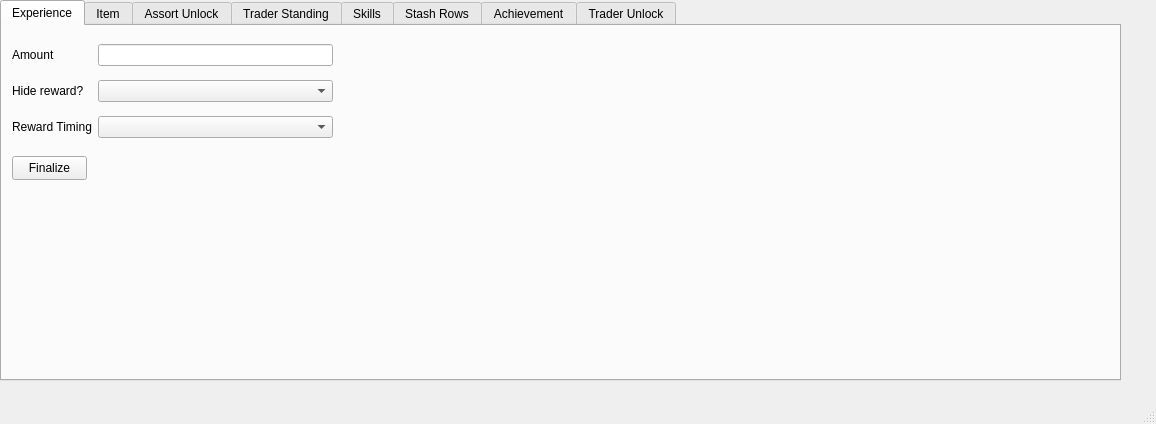
<?xml version="1.0" encoding="UTF-8"?>
<ui version="4.0">
 <class>rewardBuilder</class>
 <widget class="QMainWindow" name="rewardBuilder">
  <property name="geometry">
   <rect>
    <x>0</x>
    <y>0</y>
    <width>1156</width>
    <height>424</height>
   </rect>
  </property>
  <property name="windowTitle">
   <string>Reward Builder</string>
  </property>
  <widget class="QWidget" name="centralwidget">
   <widget class="QTabWidget" name="tabWidget">
    <property name="geometry">
     <rect>
      <x>0</x>
      <y>0</y>
      <width>1121</width>
      <height>381</height>
     </rect>
    </property>
    <property name="styleSheet">
     <string notr="true"/>
    </property>
    <property name="currentIndex">
     <number>0</number>
    </property>
    <widget class="QWidget" name="tab_9">
     <attribute name="title">
      <string>Experience</string>
     </attribute>
     <widget class="QWidget" name="gridLayoutWidget_2">
      <property name="geometry">
       <rect>
        <x>10</x>
        <y>10</y>
        <width>321</width>
        <height>111</height>
       </rect>
      </property>
      <layout class="QGridLayout" name="gridLayout_2">
       <item row="3" column="0">
        <widget class="QLabel" name="label_7">
         <property name="text">
          <string>Hide reward?</string>
         </property>
        </widget>
       </item>
       <item row="1" column="1">
        <widget class="QLineEdit" name="box_amount_exp"/>
       </item>
       <item row="3" column="1">
        <widget class="QComboBox" name="box_unknown_exp"/>
       </item>
       <item row="1" column="0">
        <widget class="QLabel" name="label_8">
         <property name="text">
          <string>Amount</string>
         </property>
        </widget>
       </item>
       <item row="4" column="0">
        <widget class="QLabel" name="label_2">
         <property name="text">
          <string>Reward Timing</string>
         </property>
        </widget>
       </item>
       <item row="4" column="1">
        <widget class="QComboBox" name="box_rewardtiming_exp"/>
       </item>
      </layout>
     </widget>
     <widget class="QPushButton" name="pb_finalize_exp">
      <property name="geometry">
       <rect>
        <x>10</x>
        <y>130</y>
        <width>75</width>
        <height>24</height>
       </rect>
      </property>
      <property name="text">
       <string>Finalize</string>
      </property>
     </widget>
    </widget>
    <widget class="QWidget" name="tab">
     <attribute name="title">
      <string>Item</string>
     </attribute>
     <widget class="QWidget" name="gridLayoutWidget_3">
      <property name="geometry">
       <rect>
        <x>10</x>
        <y>10</y>
        <width>301</width>
        <height>161</height>
       </rect>
      </property>
      <layout class="QGridLayout" name="gridLayout_3">
       <item row="3" column="1">
        <widget class="QComboBox" name="box_fir_item"/>
       </item>
       <item row="6" column="0">
        <widget class="QCheckBox" name="chk_target_specify_it">
         <property name="text">
          <string>Manually specify target:</string>
         </property>
        </widget>
       </item>
       <item row="3" column="0">
        <widget class="QLabel" name="label_3">
         <property name="text">
          <string>Found In Raid?</string>
         </property>
        </widget>
       </item>
       <item row="5" column="0">
        <widget class="QLabel" name="label_4">
         <property name="text">
          <string>Reward Timing</string>
         </property>
        </widget>
       </item>
       <item row="5" column="1">
        <widget class="QComboBox" name="box_rewardtiming_item"/>
       </item>
       <item row="2" column="0">
        <widget class="QLabel" name="label_11">
         <property name="text">
          <string>Value</string>
         </property>
        </widget>
       </item>
       <item row="6" column="1">
        <widget class="QLineEdit" name="fld_man_target_it"/>
       </item>
       <item row="2" column="1">
        <widget class="QSpinBox" name="box_value_item">
         <property name="maximum">
          <number>999999999</number>
         </property>
        </widget>
       </item>
       <item row="4" column="0">
        <widget class="QLabel" name="label_10">
         <property name="text">
          <string>Hide reward?</string>
         </property>
        </widget>
       </item>
       <item row="4" column="1">
        <widget class="QComboBox" name="box_unknown_item"/>
       </item>
      </layout>
     </widget>
     <widget class="QPushButton" name="pb_finalize_item">
      <property name="geometry">
       <rect>
        <x>10</x>
        <y>240</y>
        <width>75</width>
        <height>24</height>
       </rect>
      </property>
      <property name="text">
       <string>Finalize</string>
      </property>
     </widget>
     <widget class="QLabel" name="label_12">
      <property name="geometry">
       <rect>
        <x>330</x>
        <y>10</y>
        <width>49</width>
        <height>16</height>
       </rect>
      </property>
      <property name="text">
       <string>Items:</string>
      </property>
     </widget>
     <widget class="QWidget" name="gridLayoutWidget_8">
      <property name="geometry">
       <rect>
        <x>380</x>
        <y>190</y>
        <width>591</width>
        <height>151</height>
       </rect>
      </property>
      <layout class="QGridLayout" name="gridLayout_8">
       <item row="1" column="0">
        <widget class="QCheckBox" name="chk_slotid_item">
         <property name="text">
          <string>Use slotID:</string>
         </property>
        </widget>
       </item>
       <item row="0" column="0">
        <widget class="QLabel" name="label_30">
         <property name="text">
          <string>Item ID (_tpl):</string>
         </property>
        </widget>
       </item>
       <item row="5" column="0">
        <widget class="QCheckBox" name="chk_fir_item">
         <property name="text">
          <string>Found In Raid</string>
         </property>
         <property name="checked">
          <bool>true</bool>
         </property>
        </widget>
       </item>
       <item row="2" column="0">
        <widget class="QCheckBox" name="chk_parentid_item">
         <property name="text">
          <string>Use parentID:</string>
         </property>
        </widget>
       </item>
       <item row="2" column="2">
        <widget class="QLineEdit" name="fld_parentid_item"/>
       </item>
       <item row="4" column="2">
        <widget class="QSpinBox" name="box_soc_item">
         <property name="toolTip">
          <string>&lt;html&gt;&lt;head/&gt;&lt;body&gt;&lt;p&gt;&lt;br/&gt;&lt;/p&gt;&lt;/body&gt;&lt;/html&gt;</string>
         </property>
         <property name="maximum">
          <number>999999999</number>
         </property>
        </widget>
       </item>
       <item row="4" column="0">
        <widget class="QCheckBox" name="chk_soc_item">
         <property name="text">
          <string>Use StackObjectsCount:</string>
         </property>
         <property name="checked">
          <bool>true</bool>
         </property>
        </widget>
       </item>
       <item row="1" column="2">
        <widget class="QLineEdit" name="fld_slotid_item"/>
       </item>
       <item row="0" column="2">
        <widget class="QLineEdit" name="fld_utpl_item"/>
       </item>
      </layout>
     </widget>
     <widget class="QWidget" name="gridLayoutWidget_13">
      <property name="geometry">
       <rect>
        <x>334</x>
        <y>140</y>
        <width>711</width>
        <height>41</height>
       </rect>
      </property>
      <layout class="QGridLayout" name="gridLayout_13">
       <item row="0" column="0">
        <widget class="QPushButton" name="pb_remitem_item">
         <property name="text">
          <string>Remove Selected Item</string>
         </property>
        </widget>
       </item>
       <item row="0" column="1">
        <widget class="QPushButton" name="pb_additem_item">
         <property name="text">
          <string>Add Item</string>
         </property>
        </widget>
       </item>
      </layout>
     </widget>
     <widget class="QTableWidget" name="tb_item">
      <property name="geometry">
       <rect>
        <x>330</x>
        <y>30</y>
        <width>741</width>
        <height>91</height>
       </rect>
      </property>
      <property name="selectionBehavior">
       <enum>QAbstractItemView::SelectItems</enum>
      </property>
      <column>
       <property name="text">
        <string>_id</string>
       </property>
      </column>
      <column>
       <property name="text">
        <string>_tpl</string>
       </property>
      </column>
      <column>
       <property name="text">
        <string>SOC</string>
       </property>
      </column>
      <column>
       <property name="text">
        <string>parentId</string>
       </property>
      </column>
      <column>
       <property name="text">
        <string>slotId</string>
       </property>
      </column>
      <column>
       <property name="text">
        <string>fir</string>
       </property>
      </column>
     </widget>
     <widget class="QLabel" name="label_31">
      <property name="geometry">
       <rect>
        <x>10</x>
        <y>190</y>
        <width>241</width>
        <height>41</height>
       </rect>
      </property>
      <property name="text">
       <string>If not manually specified, the target will be the first ID in the item list.</string>
      </property>
      <property name="wordWrap">
       <bool>true</bool>
      </property>
     </widget>
    </widget>
    <widget class="QWidget" name="tab_2">
     <attribute name="title">
      <string>Assort Unlock</string>
     </attribute>
     <widget class="QWidget" name="gridLayoutWidget_4">
      <property name="geometry">
       <rect>
        <x>10</x>
        <y>10</y>
        <width>311</width>
        <height>151</height>
       </rect>
      </property>
      <layout class="QGridLayout" name="gridLayout_4">
       <item row="0" column="0">
        <widget class="QLabel" name="label_18">
         <property name="text">
          <string>Trader</string>
         </property>
        </widget>
       </item>
       <item row="4" column="1">
        <widget class="QComboBox" name="box_rewardtiming_asu"/>
       </item>
       <item row="4" column="0">
        <widget class="QLabel" name="label_25">
         <property name="text">
          <string>Reward Timing</string>
         </property>
        </widget>
       </item>
       <item row="1" column="1">
        <widget class="QSpinBox" name="box_loyalty_asu">
         <property name="maximum">
          <number>999999999</number>
         </property>
        </widget>
       </item>
       <item row="1" column="0">
        <widget class="QLabel" name="label_33">
         <property name="text">
          <string>Loyalty Level</string>
         </property>
        </widget>
       </item>
       <item row="0" column="1">
        <widget class="QComboBox" name="box_trader_asu"/>
       </item>
       <item row="2" column="0">
        <widget class="QLabel" name="label_13">
         <property name="text">
          <string>Hide reward?</string>
         </property>
        </widget>
       </item>
       <item row="2" column="1">
        <widget class="QComboBox" name="box_unknown_asu"/>
       </item>
       <item row="5" column="0">
        <widget class="QCheckBox" name="chk_target_specify_asu">
         <property name="text">
          <string>Manually specify target:</string>
         </property>
        </widget>
       </item>
       <item row="5" column="1">
        <widget class="QLineEdit" name="fld_man_target_asu"/>
       </item>
      </layout>
     </widget>
     <widget class="QLabel" name="label_17">
      <property name="geometry">
       <rect>
        <x>330</x>
        <y>10</y>
        <width>49</width>
        <height>16</height>
       </rect>
      </property>
      <property name="text">
       <string>Items:</string>
      </property>
     </widget>
     <widget class="QPushButton" name="pb_finalize_asu">
      <property name="geometry">
       <rect>
        <x>10</x>
        <y>220</y>
        <width>75</width>
        <height>24</height>
       </rect>
      </property>
      <property name="text">
       <string>Finalize</string>
      </property>
     </widget>
     <widget class="QWidget" name="gridLayoutWidget_11">
      <property name="geometry">
       <rect>
        <x>390</x>
        <y>190</y>
        <width>591</width>
        <height>141</height>
       </rect>
      </property>
      <layout class="QGridLayout" name="gridLayout_11">
       <item row="0" column="0">
        <widget class="QLabel" name="label_32">
         <property name="text">
          <string>Item ID (_tpl):</string>
         </property>
        </widget>
       </item>
       <item row="2" column="0">
        <widget class="QCheckBox" name="chk_parentid_asu">
         <property name="text">
          <string>Use parentID:</string>
         </property>
        </widget>
       </item>
       <item row="4" column="0">
        <widget class="QCheckBox" name="chk_fir_asu">
         <property name="text">
          <string>Found In Raid</string>
         </property>
         <property name="checked">
          <bool>true</bool>
         </property>
        </widget>
       </item>
       <item row="2" column="1">
        <widget class="QLineEdit" name="box_parentid_asu"/>
       </item>
       <item row="0" column="1">
        <widget class="QLineEdit" name="fld_utpl_asu"/>
       </item>
       <item row="3" column="1">
        <widget class="QSpinBox" name="box_soc_asu">
         <property name="maximum">
          <number>999999999</number>
         </property>
        </widget>
       </item>
       <item row="3" column="0">
        <widget class="QCheckBox" name="chk_soc_asu">
         <property name="text">
          <string>Use StackObjectsCount:</string>
         </property>
         <property name="checked">
          <bool>true</bool>
         </property>
        </widget>
       </item>
       <item row="1" column="1">
        <widget class="QLineEdit" name="box_slotid_asu"/>
       </item>
       <item row="1" column="0">
        <widget class="QCheckBox" name="chk_slotid_asu">
         <property name="text">
          <string>Use slotID:</string>
         </property>
        </widget>
       </item>
      </layout>
     </widget>
     <widget class="QWidget" name="gridLayoutWidget_14">
      <property name="geometry">
       <rect>
        <x>330</x>
        <y>140</y>
        <width>721</width>
        <height>51</height>
       </rect>
      </property>
      <layout class="QGridLayout" name="gridLayout_14">
       <item row="0" column="2">
        <widget class="QPushButton" name="pb_additem_asu">
         <property name="text">
          <string>Add Item</string>
         </property>
        </widget>
       </item>
       <item row="0" column="0">
        <widget class="QPushButton" name="pb_remitem_asu">
         <property name="text">
          <string>Remove Selected Item</string>
         </property>
        </widget>
       </item>
       <item row="0" column="1">
        <widget class="QPushButton" name="pb_load_fields_asu">
         <property name="text">
          <string>Load to Fields</string>
         </property>
        </widget>
       </item>
      </layout>
     </widget>
     <widget class="QTableWidget" name="tb_asu_item">
      <property name="geometry">
       <rect>
        <x>330</x>
        <y>30</y>
        <width>741</width>
        <height>91</height>
       </rect>
      </property>
      <property name="selectionBehavior">
       <enum>QAbstractItemView::SelectItems</enum>
      </property>
      <column>
       <property name="text">
        <string>_id</string>
       </property>
      </column>
      <column>
       <property name="text">
        <string>_tpl</string>
       </property>
      </column>
      <column>
       <property name="text">
        <string>SOC</string>
       </property>
      </column>
      <column>
       <property name="text">
        <string>parentId</string>
       </property>
      </column>
      <column>
       <property name="text">
        <string>slotId</string>
       </property>
      </column>
      <column>
       <property name="text">
        <string>fir</string>
       </property>
      </column>
     </widget>
     <widget class="QLabel" name="label">
      <property name="geometry">
       <rect>
        <x>10</x>
        <y>170</y>
        <width>241</width>
        <height>41</height>
       </rect>
      </property>
      <property name="text">
       <string>If not manually specified, the target will be the first ID in the item list.</string>
      </property>
      <property name="wordWrap">
       <bool>true</bool>
      </property>
     </widget>
    </widget>
    <widget class="QWidget" name="tab_5">
     <attribute name="title">
      <string>Trader Standing</string>
     </attribute>
     <widget class="QWidget" name="gridLayoutWidget_5">
      <property name="geometry">
       <rect>
        <x>10</x>
        <y>10</y>
        <width>261</width>
        <height>130</height>
       </rect>
      </property>
      <layout class="QGridLayout" name="gridLayout_5">
       <item row="0" column="0">
        <widget class="QLabel" name="label_14">
         <property name="text">
          <string>Trader</string>
         </property>
        </widget>
       </item>
       <item row="2" column="0">
        <widget class="QLabel" name="label_19">
         <property name="text">
          <string>Loyalty</string>
         </property>
        </widget>
       </item>
       <item row="3" column="0">
        <widget class="QLabel" name="label_15">
         <property name="text">
          <string>Hide reward?</string>
         </property>
        </widget>
       </item>
       <item row="3" column="2">
        <widget class="QComboBox" name="box_unknown_ts"/>
       </item>
       <item row="2" column="2">
        <widget class="QDoubleSpinBox" name="box_loyalty_ts">
         <property name="minimum">
          <double>-9999999999.989999771118164</double>
         </property>
         <property name="maximum">
          <double>9999999999.989999771118164</double>
         </property>
        </widget>
       </item>
       <item row="5" column="2">
        <widget class="QComboBox" name="box_rewardtiming_ts"/>
       </item>
       <item row="5" column="0">
        <widget class="QLabel" name="label_26">
         <property name="text">
          <string>Reward Timing</string>
         </property>
        </widget>
       </item>
       <item row="0" column="2">
        <widget class="QComboBox" name="box_trader_ts"/>
       </item>
      </layout>
     </widget>
     <widget class="QPushButton" name="pb_finalize_ts">
      <property name="geometry">
       <rect>
        <x>10</x>
        <y>150</y>
        <width>75</width>
        <height>24</height>
       </rect>
      </property>
      <property name="text">
       <string>Finalize</string>
      </property>
     </widget>
    </widget>
    <widget class="QWidget" name="tab_6">
     <attribute name="title">
      <string>Skills</string>
     </attribute>
     <widget class="QWidget" name="gridLayoutWidget_6">
      <property name="geometry">
       <rect>
        <x>10</x>
        <y>10</y>
        <width>351</width>
        <height>130</height>
       </rect>
      </property>
      <layout class="QGridLayout" name="gridLayout_6">
       <item row="0" column="0">
        <widget class="QLabel" name="label_20">
         <property name="text">
          <string>Skill</string>
         </property>
        </widget>
       </item>
       <item row="2" column="0">
        <widget class="QLabel" name="label_22">
         <property name="text">
          <string>Points</string>
         </property>
        </widget>
       </item>
       <item row="0" column="1">
        <widget class="QComboBox" name="box_skill_sk"/>
       </item>
       <item row="3" column="1">
        <widget class="QComboBox" name="box_unknown_sk"/>
       </item>
       <item row="2" column="1">
        <widget class="QSpinBox" name="box_points_sk">
         <property name="maximum">
          <number>999999999</number>
         </property>
        </widget>
       </item>
       <item row="3" column="0">
        <widget class="QLabel" name="label_21">
         <property name="text">
          <string>Hide reward?</string>
         </property>
        </widget>
       </item>
       <item row="4" column="0">
        <widget class="QLabel" name="label_27">
         <property name="text">
          <string>Reward Timing</string>
         </property>
        </widget>
       </item>
       <item row="4" column="1">
        <widget class="QComboBox" name="box_rewardtiming_sk"/>
       </item>
      </layout>
     </widget>
     <widget class="QPushButton" name="pb_finalize_sk">
      <property name="geometry">
       <rect>
        <x>10</x>
        <y>150</y>
        <width>75</width>
        <height>24</height>
       </rect>
      </property>
      <property name="text">
       <string>Finalize</string>
      </property>
     </widget>
    </widget>
    <widget class="QWidget" name="tab_7">
     <attribute name="title">
      <string>Stash Rows</string>
     </attribute>
     <widget class="QWidget" name="gridLayoutWidget_7">
      <property name="geometry">
       <rect>
        <x>10</x>
        <y>10</y>
        <width>271</width>
        <height>102</height>
       </rect>
      </property>
      <layout class="QGridLayout" name="gridLayout_7">
       <item row="1" column="0">
        <widget class="QLabel" name="label_24">
         <property name="text">
          <string>Number of Rows</string>
         </property>
        </widget>
       </item>
       <item row="2" column="1">
        <widget class="QComboBox" name="box_unknown_sr"/>
       </item>
       <item row="2" column="0">
        <widget class="QLabel" name="label_23">
         <property name="text">
          <string>Hide reward?</string>
         </property>
        </widget>
       </item>
       <item row="3" column="0">
        <widget class="QLabel" name="label_28">
         <property name="text">
          <string>Reward Timing</string>
         </property>
        </widget>
       </item>
       <item row="3" column="1">
        <widget class="QComboBox" name="box_rewardtiming_sr"/>
       </item>
       <item row="1" column="1">
        <widget class="QSpinBox" name="box_rows_sr">
         <property name="maximum">
          <number>999999999</number>
         </property>
        </widget>
       </item>
      </layout>
     </widget>
     <widget class="QPushButton" name="pb_finalize_sr">
      <property name="geometry">
       <rect>
        <x>10</x>
        <y>120</y>
        <width>75</width>
        <height>24</height>
       </rect>
      </property>
      <property name="text">
       <string>Finalize</string>
      </property>
     </widget>
    </widget>
    <widget class="QWidget" name="tab_8">
     <attribute name="title">
      <string>Achievement</string>
     </attribute>
     <widget class="QWidget" name="gridLayoutWidget">
      <property name="geometry">
       <rect>
        <x>10</x>
        <y>10</y>
        <width>321</width>
        <height>102</height>
       </rect>
      </property>
      <layout class="QGridLayout" name="gridLayout">
       <item row="2" column="1">
        <widget class="QComboBox" name="bx_unknown_ach"/>
       </item>
       <item row="1" column="0">
        <widget class="QLabel" name="label_5">
         <property name="text">
          <string>Achievement ID</string>
         </property>
        </widget>
       </item>
       <item row="1" column="1">
        <widget class="QLineEdit" name="fld_ach_id_ach"/>
       </item>
       <item row="2" column="0">
        <widget class="QLabel" name="label_6">
         <property name="text">
          <string>Hide reward?</string>
         </property>
        </widget>
       </item>
       <item row="4" column="1">
        <widget class="QComboBox" name="box_rewardtiming_ach"/>
       </item>
       <item row="4" column="0">
        <widget class="QLabel" name="label_29">
         <property name="text">
          <string>Reward Timing</string>
         </property>
        </widget>
       </item>
      </layout>
     </widget>
     <widget class="QPushButton" name="pb_finalize_ach">
      <property name="geometry">
       <rect>
        <x>10</x>
        <y>120</y>
        <width>75</width>
        <height>24</height>
       </rect>
      </property>
      <property name="text">
       <string>Finalize</string>
      </property>
     </widget>
    </widget>
    <widget class="QWidget" name="tab_10">
     <attribute name="title">
      <string>Trader Unlock</string>
     </attribute>
     <widget class="QWidget" name="gridLayoutWidget_12">
      <property name="geometry">
       <rect>
        <x>10</x>
        <y>10</y>
        <width>321</width>
        <height>111</height>
       </rect>
      </property>
      <layout class="QGridLayout" name="gridLayout_12">
       <item row="3" column="0">
        <widget class="QLabel" name="label_34">
         <property name="text">
          <string>Hide reward?</string>
         </property>
        </widget>
       </item>
       <item row="3" column="1">
        <widget class="QComboBox" name="box_unknown_tul"/>
       </item>
       <item row="1" column="0">
        <widget class="QLabel" name="label_35">
         <property name="text">
          <string>Trader</string>
         </property>
        </widget>
       </item>
       <item row="4" column="0">
        <widget class="QLabel" name="label_36">
         <property name="text">
          <string>Reward Timing</string>
         </property>
        </widget>
       </item>
       <item row="4" column="1">
        <widget class="QComboBox" name="box_rewardtiming_tul"/>
       </item>
       <item row="1" column="1">
        <widget class="QComboBox" name="box_trader_tul"/>
       </item>
      </layout>
     </widget>
     <widget class="QPushButton" name="pb_finalize_tul">
      <property name="geometry">
       <rect>
        <x>10</x>
        <y>130</y>
        <width>75</width>
        <height>24</height>
       </rect>
      </property>
      <property name="text">
       <string>Finalize</string>
      </property>
     </widget>
    </widget>
   </widget>
  </widget>
  <widget class="QMenuBar" name="menubar">
   <property name="geometry">
    <rect>
     <x>0</x>
     <y>0</y>
     <width>1156</width>
     <height>22</height>
    </rect>
   </property>
  </widget>
  <widget class="QStatusBar" name="statusbar"/>
 </widget>
 <resources/>
 <connections/>
</ui>
